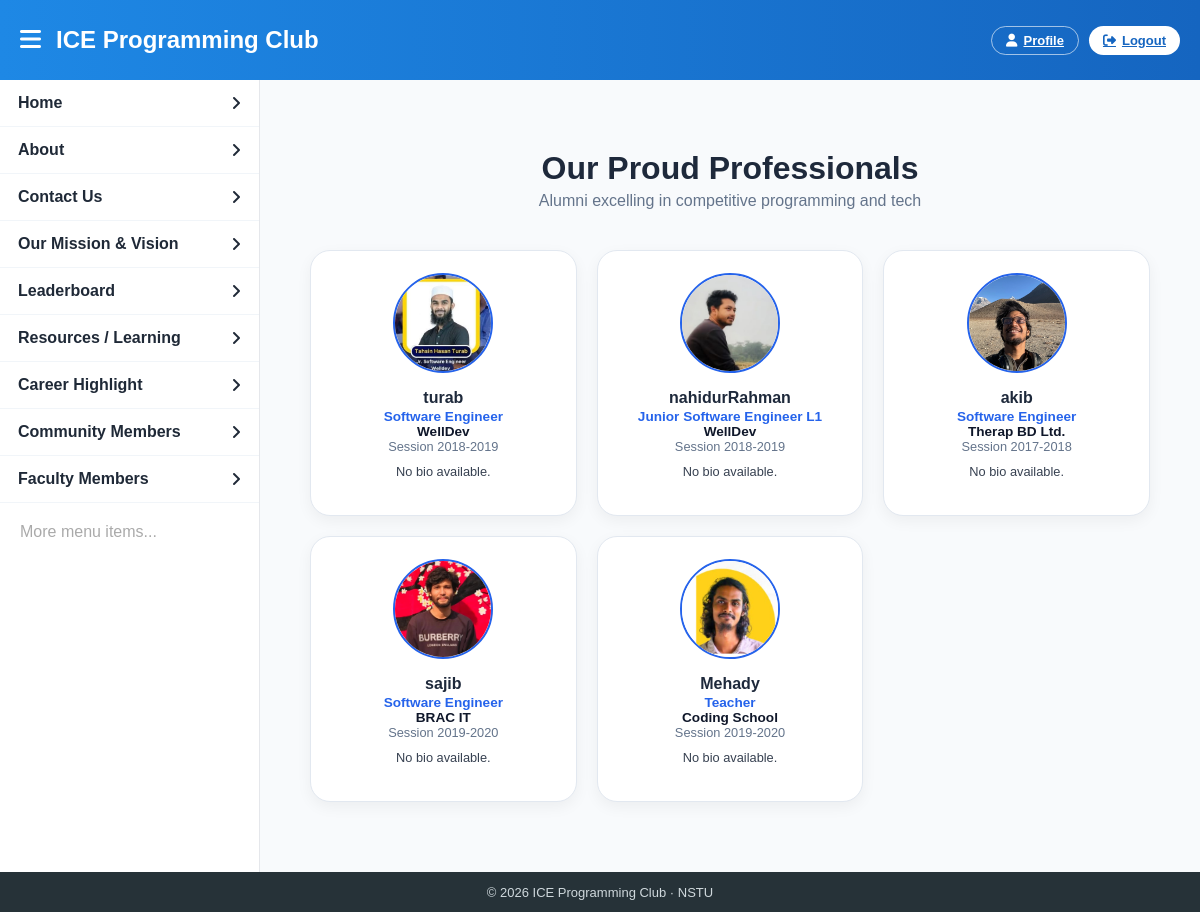
Page /proud_professionals/ (signed in) on the committed database.
### Core/models.py (models this page shows, shortened)
class Member(models.Model):
    POSITION_CHOICES = [
        ('member','Member'),
        ('admin','Admin'),
        ('president','President'),
        ('vice_president','Vice President'),
        ('secretary','Secretary'),
    ]
    STATUS_CHOICES = [
        ('active','Active'),
        ('alumni','Alumni'),
    ]
    user = models.OneToOneField(get_user_model(), on_delete=models.CASCADE)
    student_id = models.CharField(max_length=100, unique=True)
    session = models.ForeignKey(Session, on_delete=models.CASCADE)
    department = models.CharField(max_length=100)
    position = models.CharField(max_length=20, choices=POSITION_CHOICES, default='member')
    skills = models.TextField(blank=True)
    bio = models.TextField(blank=True)
    github = models.URLField(blank=True)
    linkedin = models.URLField(blank=True)
    profile_picture = models.ImageField(upload_to='profile_pics/', default='default_profile.png')
    is_verified = models.BooleanField(default=False)
    status = models.CharField(max_length=10, choices=STATUS_CHOICES, default='active')
    joined_at = models.DateTimeField(auto_now_add=True)
    codeforces_handle = models.CharField(max_length=100, blank=True)
    codechef_handle = models.CharField(max_length=100, blank=True)
    atcoder_handle = models.CharField(max_length=100, blank=True)
    cf_rating = models.IntegerField(default=0)
    cc_rating = models.IntegerField(default=0)
    at_rating = models.IntegerField(default=0)
    @property
    def name(self):
        if hasattr(self.user, "full_name") and self.user.full_name:
            return self.user.full_name
        if hasattr(self.user, "username") and self.user.username:
            return self.user.username
        if hasattr(self.user, "email") and self.user.email:
            return self.user.email.split("@")[0]
        return "Unknown"

class CustomUser(AbstractBaseUser, PermissionsMixin):
    GENDER_CHOICES = [('M','Male'),('F','Female'),('O','Other')]
    name = models.CharField(max_length=100)
    email = models.EmailField(unique=True)
    phone_number = models.CharField(max_length=15, blank=True, null=True)
    gender = models.CharField(max_length=10, choices=GENDER_CHOICES, blank=True, null=True)
    birthday = models.DateField(blank=True, null=True)
    is_active = models.BooleanField(default=True)
    is_staff = models.BooleanField(default=False)
    date_joined = models.DateTimeField(auto_now_add=True)
    objects = CustomUserManager()
    USERNAME_FIELD = "email"
    REQUIRED_FIELDS = []

class JobProfile(models.Model):
    JOB_TYPE_CHOICES=[
        ('full_time','Full Time'),
        ('part_time','Part Time'),
        ('internship','Internship'),
        ('remote','Remote'),
        ('contract','Contract'),
    ]
    user = models.ForeignKey(
        get_user_model(),
        on_delete=models.CASCADE,
        related_name='job_profiles'
    )
    job_title = models.CharField(max_length=200)
    company_name = models.CharField(max_length=200)
    locrtion = models.CharField(max_length=200,blank=True)
    location = models.CharField(max_length=200, blank=True)
    job_type = models.CharField(
        max_length=20,
        choices=JOB_TYPE_CHOICES
    )
    skills = models.TextField(help_text="coma separated skills")
    description = models.TextField(blank = True)
    start_date = models.DateField(blank=True,null=True)
    is_current= models.BooleanField(default=True)
    created_at = models.DateTimeField(auto_now_add=True)

class Session(models.Model):
    year = models.CharField(max_length=100, unique=True)

### Core/views.py (the view)
# urls.py: path('proud_professionals/',views.proud_professionals, name='proud_professionals'),
def proud_professionals(request):
    current_jobs = JobProfile.objects.filter(is_current=True).select_related('user')
    members = Member.objects.filter(user__job_profiles__in=current_jobs).select_related('user', 'session').distinct()
    member_jobs = {}
    for member in members:
        current_job = member.user.job_profiles.filter(is_current=True).first()
        if current_job:
            member_jobs[member] = current_job
    return render(request, 'public/proud_professionals.html', {
        'member_jobs': member_jobs
    })

### templates/public/proud_professionals.html (shortened to what this page needs)
{% extends "navbar.html" %}
{% load static %}
{% block content %}
<div class="container">
    <h1 class="page-title">Our Proud Professionals</h1>
    <p class="page-subtitle">
        Alumni excelling in competitive programming and tech
    </p>
    <div class="card-grid">
        {% for member, job in member_jobs.items %}
        <div class="professional-card">
            <img
                src="{% if member.profile_picture %}{{ member.profile_picture.url }}{% else %}{% static 'default_profile.png' %}{% endif %}"
                alt="{{ member.name }}"
                class="avatar"
            >
            <div class="name">{{ member.name }}</div>
            <div class="job">
                {{ job.job_title|default:"Professional" }}
            </div>
            {% if job.company_name %}
            <div class="company">
                {{ job.company_name }}
            </div>
            {% endif %}
            <div class="meta">
                Session {{ member.session.year }}
            </div>
            <div class="bio">
                {{ member.bio|default:"No bio available." }}
            </div>
        </div>
        {% empty %}
        <p style="text-align:center;color:#64748b;">
            No professionals available.
        </p>
        {% endfor %}
    </div>
</div>
{% endblock %}

### templates/includes/navbar_head.html (style rules this page uses)
:root { --blue1:#1e88e5; --blue2:#1565c0; --bg:#f4f6f9; --border:#e5e7eb; --text:#1f2937; }
* { box-sizing:border-box; margin:0; padding:0; }
body { font-family:'Segoe UI',sans-serif; background:var(--bg); overflow:hidden; }

### templates/public/proud_professionals.html (style rules this page uses)
body { background: #f8fafc; font-family: Arial, sans-serif; }
.container { max-width: 1200px; margin: auto; padding: 40px 20px; }
.page-title { font-size: 2rem; font-weight: 700; text-align: center; color: #1e293b; margin-bottom: 5px; }
.page-subtitle { font-size: 1rem; color: #64748b; text-align: center; margin-bottom: 40px; }
.card-grid { display: grid; grid-template-columns: repeat(3, 1fr); gap: 20px; }
.professional-card { background: #ffffff; border-radius: 20px; padding: 22px 16px; box-shadow: 0 5px 15px rgba(0,0,0,0.05); border: 1px solid #e2e8f0; text-align: center; transition: transform 0.3s, box-shadow 0.3s; }
.avatar { width: 100px; height: 100px; border-radius: 50%; object-fit: cover; border: 2px solid #2563eb; margin-bottom: 12px; }
.name { font-size: 16px; font-weight: 700; color: #1e293b; margin-bottom: 2px; }
.job { font-size: 0.85rem; font-weight: 600; color: #2563eb; }
.company { font-size: 0.85rem; color: #0f172a; font-weight: 600; }
.meta { font-size: 0.8rem; color: #64748b; margin-bottom: 8px; }
.bio { font-size: 0.8rem; color: #374151; margin: 10px 0 14px; }

### rows in the picture
Member: profile_picture (picture), name "turab", job_title "Software Engineer", company_name "WellDev", session.year "2018-2019", bio "No bio available."
Member: profile_picture (picture), name "nahidurRahman", job_title "Junior Software Engineer L1", company_name "WellDev", session.year "2018-2019", bio "No bio available."
Member: profile_picture (picture), name "akib", job_title "Software Engineer", company_name "Therap BD Ltd.", session.year "2017-2018", bio "No bio available."
Member: profile_picture (picture), name "sajib", job_title "Software Engineer", company_name "BRAC IT", session.year "2019-2020", bio "No bio available."
Member: profile_picture (picture), name "Mehady", job_title "Teacher", company_name "Coding School", session.year "2019-2020", bio "No bio available."
